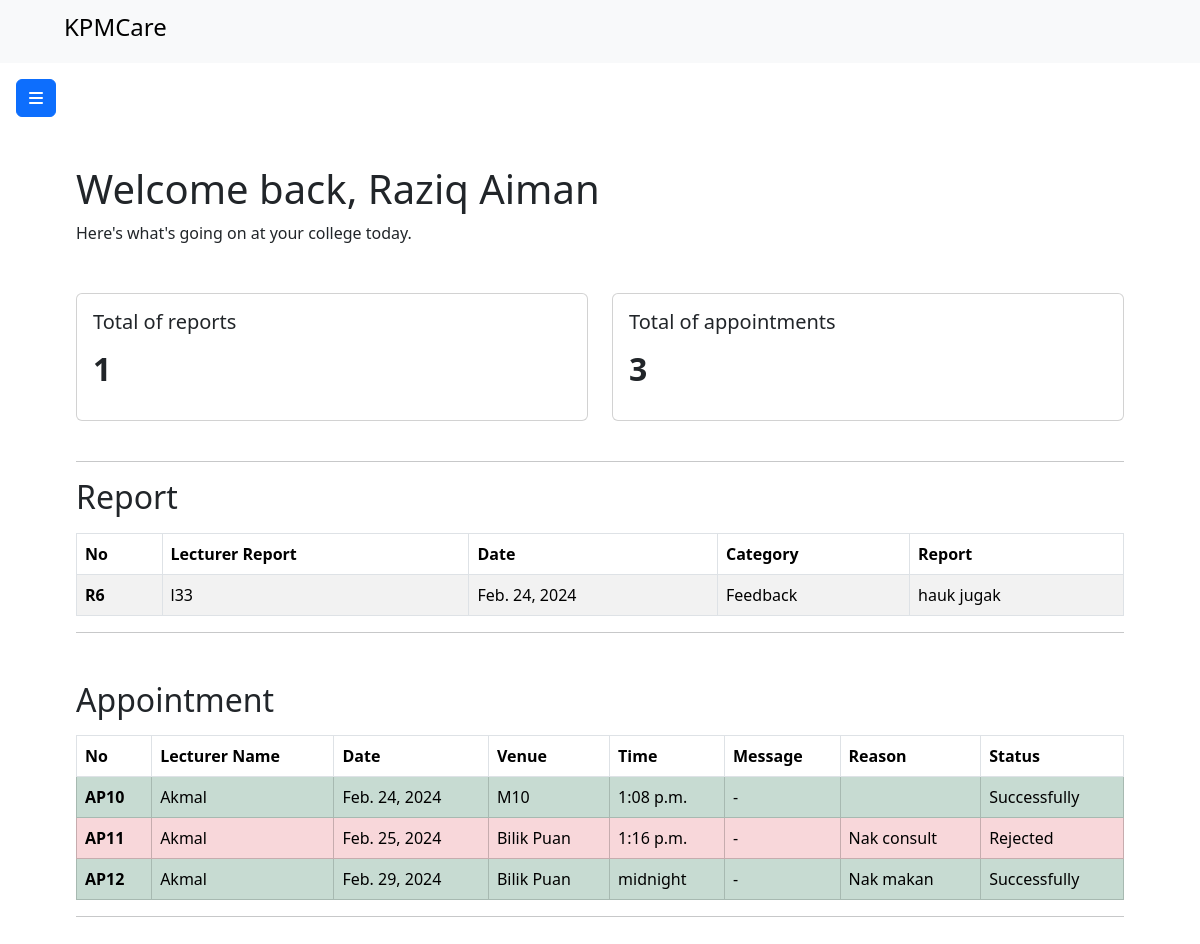
Page /intervention/student/ST29 on the committed database.
### intervention/models.py (models this page shows)
class Student(models.Model):
    studentId = models.CharField(max_length=5, primary_key=True)
    studentName = models.CharField(max_length=200)
    mentor = models.ForeignKey(Mentor, on_delete=models.CASCADE)
    password = models.CharField(max_length=128)
    address = models.TextField(blank=True, null=True ,default="Value not set")
    phone = models.CharField(blank=True , default="Value not set", null=True,max_length=15)
    course = models.CharField(blank=True , default="Value not set", null=True,max_length=15)
    image = models.ImageField(default='default.jpg', upload_to='profile_pics')

class Report(models.Model):
    student = models.ForeignKey(Student, on_delete=models.CASCADE)
    mentor = models.ForeignKey(Mentor, on_delete=models.CASCADE)
    date = models.DateField(auto_now_add=True)
    reportCategory = models.CharField(max_length=100)  # Adjusted max_length for consistency
    reportText = models.TextField()

class Appointment(models.Model):
    mentor = models.ForeignKey(Mentor, on_delete=models.CASCADE)
    student = models.ForeignKey(Student, on_delete=models.CASCADE)
    appointmentDate = models.DateField()
    venue = models.CharField(max_length=100)
    time = models.TimeField()
    description = models.TextField(blank=True, null=True, default="-")
    purpose = models.TextField(blank=True, null=True, default="-")
    status = models.CharField(max_length=8, default="Pending...")

class Mentor(models.Model):
    mentorId = models.CharField(max_length=5, primary_key=True)
    mentorName = models.CharField(max_length=200)  # Changed TextField to CharField for consistency
    password = models.CharField(max_length=128)

### intervention/views.py (the view)
# urls.py: path("student/<str:studentId>", views.studentPage, name="studentPage"),
def studentPage(request, studentId):
    try:
        student = Student.objects.filter(studentId=studentId).values()
        report = Report.objects.filter(student= studentId).values()
        appointment = Appointment.objects.filter(student=studentId).values()
        mentorDetails = Mentor.objects.all().values
        totalRepo = Report.objects.filter(student=studentId).count()
        totalApp = Appointment.objects.filter(student=studentId).count()
        studentDetails = Student.objects.get(studentId=studentId)
        student_details = {
            'studentDetails': student,
            'studentDetails1':studentDetails,
            'reports': report,
            'appointmentDetails': appointment,
            'mentorDetails':mentorDetails,
            'totalReport':totalRepo,
            'totalApp':totalApp,
        }
        return render(request, 'student_page.html', student_details)
    except Student.DoesNotExist:
        return HttpResponse("Student not found")

### intervention/templates/student_page.html (shortened to what this page needs)
{% load static %}
<!DOCTYPE html>
<html lang="en">
<head>
    <link rel="stylesheet" href="{% static 'style.css'%}">
    <link href="https://cdn.jsdelivr.net/npm/bootstrap@5.3.2/dist/css/bootstrap.min.css" rel="stylesheet"
>
</head>
<body>
    <nav class="navbar navbar-expand-lg bg-body-tertiary">
        <div class="container-fluid">
            <span class="navbar-brand my-nav mb-0 h1">
                <img src="{% static 'assets/LogoKPM.png' %}" alt="" width="40">
                <h4>KPMCare</h4>
            </span>
        </div>
    </nav>
    <main>
        <button class="btn btn-primary" type="button" data-bs-toggle="offcanvas" data-bs-target="#leftOffcanvas"
                aria-controls="leftOffcanvas">
                <i class="fa-solid fa-bars"></i>
        </button>
        <div class="content">
            <div class="container mb-5">
              <h1>Welcome back, {{studentDetails1.studentName}}</h1>
              <p class="fw-lighter">Here's what's going on at your college today.</p>
              <div class="row mt-5 center">
                <div class="col-sm-6 mb-3 mb-sm-0">
                  <div class="card">
                    <div class="card-body">
                      <h5 class="card-title">Total of reports</h5>
                      <p class="card-text">
                        {% if totalReport%}
                        <h2><strong>{{totalReport}}</strong></h2>
                        {%else%}
                        <h2><strong>0</strong></h2>
                        {%endif%}
                      </p>
                    </div>
                  </div>
                </div>
                <div class="col-sm-6">
                  <div class="card">
                    <div class="card-body">
                      <h5 class="card-title">Total of appointments</h5>
                      <p class="card-text">
                        {% if totalApp%}
                        <h2><strong>{{totalApp}}</strong></h2>
                        {% else %}
                        <h2>0</h2>
                        {%endif%}
                      </p>
                    </div>
                  </div>
                </div>
              </div>
              <br>
              <hr>
              <div class="title-header mb-2"><h2>Report</h2></div>
            <table class="table table-striped table-hover table-bordered">
                <thead>
                    <tr>
                        <th scope="col">No</th>
                        <th scope="col">Lecturer Report</th>
                        <th scope="col">Date</th>
                        <th scope="col">Category</th>
                        <th scope="col">Report</th>
                    </tr>
                  </thead>
                  <tbody>
                    {% for report in reports %}
                    <tr>
                      <th scope="row">R{{report.id}}</th>
                      <td>{{report.mentor_id}}</td>
                      <td>{{report.date}}</td>
                      <td>{{report.reportCategory}}</td>
                      <td>{{report.reportText}}</td>
                    </tr>
                    {% endfor %}
                  </tbody>
            </table>
            <hr>
            <div class="title-header mb-2 mt-5">
                <h2>Appointment</h2>
            </div>
            <table class="table table-striped table-hover table-bordered">
                <thead>
                    <tr>
                        <th scope="col">No</th>
                        <th scope="col">Lecturer Name</th>
                        <th scope="col">Date</th>
                        <th scope="col">Venue</th>
                        <th scope="col">Time</th>
                        <th scope="col">Message</th>
                        <th scope="col">Reason</th>
                        <th scope="col">Status</th>
                    </tr>
                </thead>
                <tbody>
                    {% for appointment in appointmentDetails %}
                    {% if appointment.status == "Pending..."%}
                    <tr class="table-warning">
                        <th scope="row">AP{{ appointment.id }}</th>
                        {% for mentor in mentorDetails %}
                        {% if appointment.mentor_id == mentor.mentorId %}
                        <td>{{ mentor.mentorName }}</td>
                        {% endif %}
                        {% endfor %}
                        <td>{{ appointment.appointmentDate }}</td>
                        <td>{{ appointment.venue }}</td>
                        <td>{{ appointment.time }}</td>
                        <td>{{ appointment.description }}</td>
                        <td>{{ appointment.purpose }}</td>
                        <td>{{ appointment.status }}</td>
                    </tr>
                    {%elif appointment.status == "Rejected"%}
                    <tr class="table-danger">
                        <th scope="row">AP{{ appointment.id }}</th>
                        {% for mentor in mentorDetails %}
                        {% if appointment.mentor_id == mentor.mentorId %}
                        <td>{{ mentor.mentorName }}</td>
                        {% endif %}
                        {% endfor %}
                        <td>{{ appointment.appointmentDate }}</td>
                        <td>{{ appointment.venue }}</td>
                        <td>{{ appointment.time }}</td>
                        <td>{{ appointment.description }}</td>
                        <td>{{ appointment.purpose }}</td>
                        <td>{{ appointment.status }}</td>
                    </tr>
                    {%else%}
                    <tr class="table-success">
                        <th scope="row">AP{{ appointment.id }}</th>
                        {% for mentor in mentorDetails %}
                        {% if appointment.mentor_id == mentor.mentorId %}
                        <td>{{ mentor.mentorName }}</td>
                        {% endif %}
                        {% endfor %}
                        <td>{{ appointment.appointmentDate }}</td>
                        <td>{{ appointment.venue }}</td>
                        <td>{{ appointment.time }}</td>
                        <td>{{ appointment.description }}</td>
                        <td>{{ appointment.purpose }}</td>
                        <td>{{ appointment.status }}</td>
                    </tr>
                    {%endif%}
                    {% endfor %}
                </tbody>
            </table>
            <hr>
        </div>
              </div>
    </main>
</body>
</html>

### intervention/static/style.css (style rules this page uses)
.my-nav { display: flex; flex-direction: row; gap: 0.3em; padding: 0.2em 0.3em; }
main { padding: 1em; }
main .title-header { display: flex; flex-direction: row; width: 100%; justify-content: start; }
.content { margin: 3em; }

### rows in the picture
Student: studentName "Raziq Aiman"
Report: id "6", mentor_id "l33", date "Feb. 24, 2024", reportCategory "Feedback", reportText "hauk jugak"
Appointment: id "10", appointmentDate "Feb. 24, 2024", venue "M10", time "1:08 p.m.", description "-", status "Successfully"
Mentor: mentorName "Akmal"
Appointment: id "11", appointmentDate "Feb. 25, 2024", venue "Bilik Puan", time "1:16 p.m.", description "-", purpose "Nak consult", status "Rejected"
Appointment: id "12", appointmentDate "Feb. 29, 2024", venue "Bilik Puan", time "midnight", description "-", purpose "Nak makan", status "Successfully"

### other values in the picture
{{ totalReport }} "1"
{{ totalApp }} "3"
